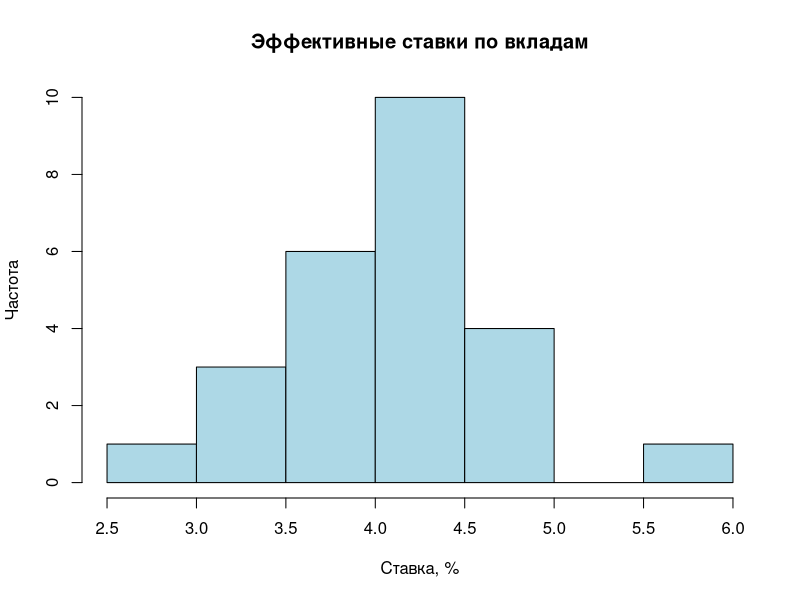
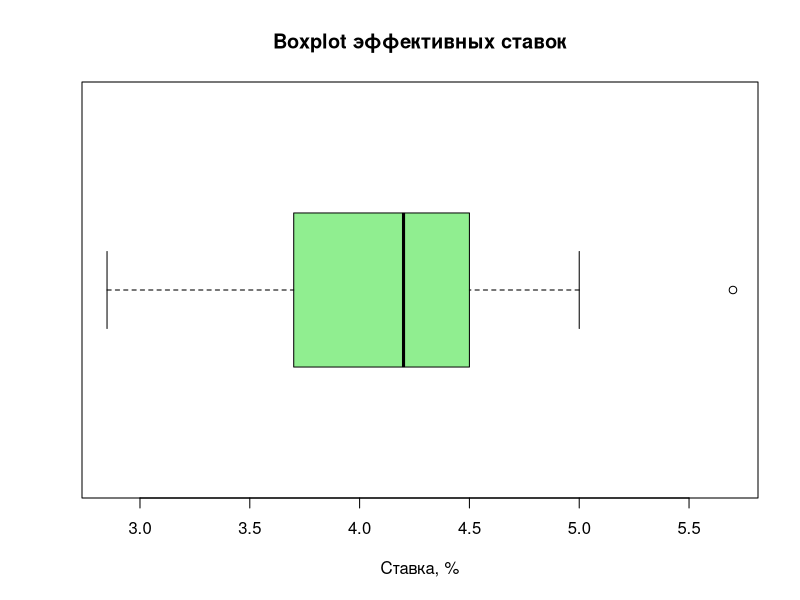
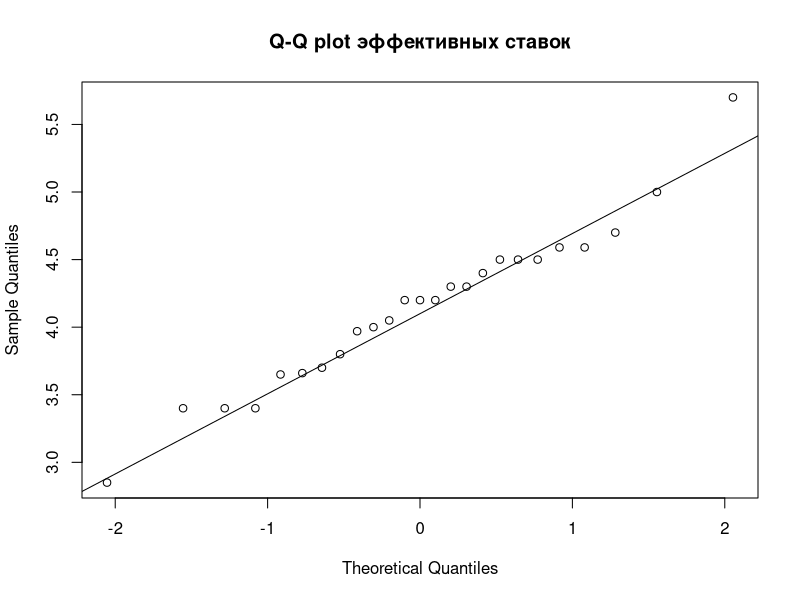

Write R code to recreate these figures, in order.
banki <- read.table(
  "BankiRU.txt",
  header = TRUE,
  sep = ";",
  dec = ".",
  encoding = "UTF-8",
  check.names = FALSE
)

r <- banki$EffRate
n <- length(r)

cat("Объем выборки:", n, "\n")
cat("Минимум:", min(r), "%\n")
cat("Максимум:", max(r), "%\n")
cat("Размах:", diff(range(r)), "п.п.\n")

cat("\nТочечный вариационный ряд:\n")
print(table(r))

cat("\nОтносительные частоты:\n")
print(table(r) / n)

cat("\nИнтервальный вариационный ряд:\n")
k <- floor(1 + log2(n))
print(k)
print(table(cut(r, breaks = k, include.lowest = TRUE, right = TRUE)))

cat("\nОсновные характеристики:\n")
print(summary(r))
cat("Исправленная дисперсия:", var(r), "\n")
cat("Стандартное отклонение:", sd(r), "\n")
cat("Квартили:\n")
print(quantile(r, c(0, 0.25, 0.5, 0.75, 0.8, 1)))

q80 <- as.numeric(quantile(r, 0.8))
level_44 <- mean(r <= 4.4)
cv <- 100 * sd(r) / mean(r)

cat("Квантиль уровня 0.8:", q80, "%\n")
cat("Уровень квантиля для 4.4%:", level_44, "\n")
cat("Коэффициент вариации:", cv, "%\n")

moment_skewness <- function(x) {
  m2 <- mean((x - mean(x))^2)
  m3 <- mean((x - mean(x))^3)
  m3 / m2^(3/2)
}

moment_excess <- function(x) {
  m2 <- mean((x - mean(x))^2)
  m4 <- mean((x - mean(x))^4)
  m4 / m2^2 - 3
}

skew <- moment_skewness(r)
kurt <- moment_excess(r)

cat("Коэффициент асимметрии:", skew, "\n")
cat("Коэффициент эксцесса:", kurt, "\n")

hist(
  r,
  breaks = k,
  freq = TRUE,
  col = "lightblue",
  main = "Эффективные ставки по вкладам",
  xlab = "Ставка, %",
  ylab = "Частота"
)

boxplot(
  r,
  horizontal = TRUE,
  col = "lightgreen",
  main = "Boxplot эффективных ставок",
  xlab = "Ставка, %"
)

qqnorm(r, main = "Q-Q plot эффективных ставок")
qqline(r)

q1 <- as.numeric(quantile(r, 0.25))
q3 <- as.numeric(quantile(r, 0.75))
iqr <- q3 - q1

lower_tukey <- q1 - 1.5 * iqr
upper_tukey <- q3 + 1.5 * iqr

cat("\nГраницы выбросов по Тьюки:",
    lower_tukey, upper_tukey, "\n")
cat("Выбросы по Тьюки:\n")
print(banki[r < lower_tukey | r > upper_tukey, ])

z <- (r - mean(r)) / sd(r)
cat("Максимальная абсолютная z-оценка:", max(abs(z)), "\n")
cat("Выбросы по z-оценкам:\n")
print(banki[abs(z) > 3, ])
